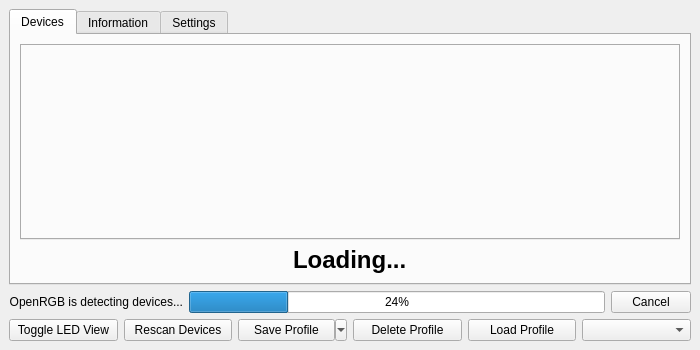
<?xml version="1.0" encoding="UTF-8"?>
<ui version="4.0">
 <class>OpenRGBDialog2Ui</class>
 <widget class="QMainWindow" name="OpenRGBDialog2Ui">
  <property name="geometry">
   <rect>
    <x>0</x>
    <y>0</y>
    <width>700</width>
    <height>350</height>
   </rect>
  </property>
  <property name="windowTitle">
   <string>OpenRGB</string>
  </property>
  <widget class="QWidget" name="centralWidget">
   <layout class="QGridLayout" name="gridLayout">
    <item row="2" column="0" colspan="5">
     <widget class="QTabWidget" name="MainTabBar">
      <property name="tabShape">
       <enum>QTabWidget::Rounded</enum>
      </property>
      <property name="currentIndex">
       <number>0</number>
      </property>
      <property name="iconSize">
       <size>
        <width>20</width>
        <height>20</height>
       </size>
      </property>
      <widget class="QWidget" name="TabDevices">
       <attribute name="title">
        <string>Devices</string>
       </attribute>
       <layout class="QGridLayout" name="gridLayout_3">
        <item row="3" column="0">
         <layout class="QHBoxLayout" name="horizontalLayout">
          <item>
           <spacer name="horizontalSpacer_2">
            <property name="orientation">
             <enum>Qt::Horizontal</enum>
            </property>
            <property name="sizeHint" stdset="0">
             <size>
              <width>40</width>
              <height>20</height>
             </size>
            </property>
           </spacer>
          </item>
          <item>
           <widget class="QLabel" name="NoDevicesFoundLabel">
            <property name="sizePolicy">
             <sizepolicy hsizetype="Preferred" vsizetype="Maximum">
              <horstretch>0</horstretch>
              <verstretch>0</verstretch>
             </sizepolicy>
            </property>
            <property name="text">
             <string>&lt;h1&gt;Loading...&lt;/h1&gt;</string>
            </property>
            <property name="alignment">
             <set>Qt::AlignJustify|Qt::AlignVCenter</set>
            </property>
           </widget>
          </item>
          <item>
           <spacer name="horizontalSpacer">
            <property name="orientation">
             <enum>Qt::Horizontal</enum>
            </property>
            <property name="sizeHint" stdset="0">
             <size>
              <width>40</width>
              <height>20</height>
             </size>
            </property>
           </spacer>
          </item>
         </layout>
        </item>
        <item row="1" column="0">
         <widget class="QTabWidget" name="DevicesTabBar">
          <property name="tabPosition">
           <enum>QTabWidget::West</enum>
          </property>
         </widget>
        </item>
       </layout>
      </widget>
      <widget class="QWidget" name="TabInformation">
       <attribute name="title">
        <string>Information</string>
       </attribute>
       <layout class="QGridLayout" name="gridLayout_2">
        <item row="0" column="0">
         <widget class="QTabWidget" name="InformationTabBar">
          <property name="tabPosition">
           <enum>QTabWidget::West</enum>
          </property>
          <property name="currentIndex">
           <number>-1</number>
          </property>
         </widget>
        </item>
       </layout>
      </widget>
      <widget class="QWidget" name="TabSettings">
       <attribute name="title">
        <string>Settings</string>
       </attribute>
       <layout class="QGridLayout" name="gridLayout_4">
        <item row="0" column="0">
         <widget class="QTabWidget" name="SettingsTabBar">
          <property name="tabPosition">
           <enum>QTabWidget::West</enum>
          </property>
          <property name="currentIndex">
           <number>-1</number>
          </property>
         </widget>
        </item>
       </layout>
      </widget>
     </widget>
    </item>
    <item row="6" column="0" colspan="5">
     <layout class="QHBoxLayout" name="MainButtonsLayout">
      <item>
       <widget class="QFrame" name="MainButtonsFrame">
        <property name="frameShape">
         <enum>QFrame::NoFrame</enum>
        </property>
        <property name="frameShadow">
         <enum>QFrame::Raised</enum>
        </property>
        <layout class="QGridLayout" name="gridLayout_5">
         <property name="leftMargin">
          <number>0</number>
         </property>
         <property name="topMargin">
          <number>0</number>
         </property>
         <property name="rightMargin">
          <number>0</number>
         </property>
         <property name="bottomMargin">
          <number>0</number>
         </property>
         <item row="0" column="0">
          <widget class="QPushButton" name="ButtonToggleDeviceView">
           <property name="text">
            <string>Toggle LED View</string>
           </property>
          </widget>
         </item>
         <item row="0" column="1">
          <widget class="QPushButton" name="ButtonRescan">
           <property name="text">
            <string>Rescan Devices</string>
           </property>
          </widget>
         </item>
         <item row="0" column="2">
          <widget class="QToolButton" name="ButtonSaveProfile">
           <property name="sizePolicy">
            <sizepolicy hsizetype="Minimum" vsizetype="Minimum">
             <horstretch>0</horstretch>
             <verstretch>0</verstretch>
            </sizepolicy>
           </property>
           <property name="text">
            <string>Save Profile</string>
           </property>
           <property name="popupMode">
            <enum>QToolButton::MenuButtonPopup</enum>
           </property>
          </widget>
         </item>
         <item row="0" column="3">
          <widget class="QPushButton" name="ButtonDeleteProfile">
           <property name="text">
            <string>Delete Profile</string>
           </property>
          </widget>
         </item>
         <item row="0" column="4">
          <widget class="QPushButton" name="ButtonLoadProfile">
           <property name="text">
            <string>Load Profile</string>
           </property>
          </widget>
         </item>
         <item row="0" column="5">
          <widget class="QComboBox" name="ProfileBox"/>
         </item>
        </layout>
       </widget>
      </item>
     </layout>
    </item>
    <item row="4" column="0" colspan="5">
     <layout class="QHBoxLayout" name="DetectorLayout">
      <item>
       <widget class="QLabel" name="DetectionProgressLabel">
        <property name="text">
         <string>OpenRGB is detecting devices...</string>
        </property>
        <property name="alignment">
         <set>Qt::AlignRight|Qt::AlignTrailing|Qt::AlignVCenter</set>
        </property>
       </widget>
      </item>
      <item>
       <widget class="QProgressBar" name="DetectionProgressBar">
        <property name="value">
         <number>24</number>
        </property>
       </widget>
      </item>
      <item>
       <widget class="QPushButton" name="ButtonStopDetection">
        <property name="text">
         <string>Cancel</string>
        </property>
       </widget>
      </item>
     </layout>
    </item>
   </layout>
  </widget>
  <action name="ActionSaveProfile">
   <property name="text">
    <string>Save Profile</string>
   </property>
   <property name="toolTip">
    <string>Save Profile</string>
   </property>
  </action>
  <action name="ActionSaveProfileAs">
   <property name="text">
    <string>Save Profile As...</string>
   </property>
   <property name="toolTip">
    <string>Save Profile with custom name</string>
   </property>
  </action>
 </widget>
 <resources/>
 <connections/>
</ui>
